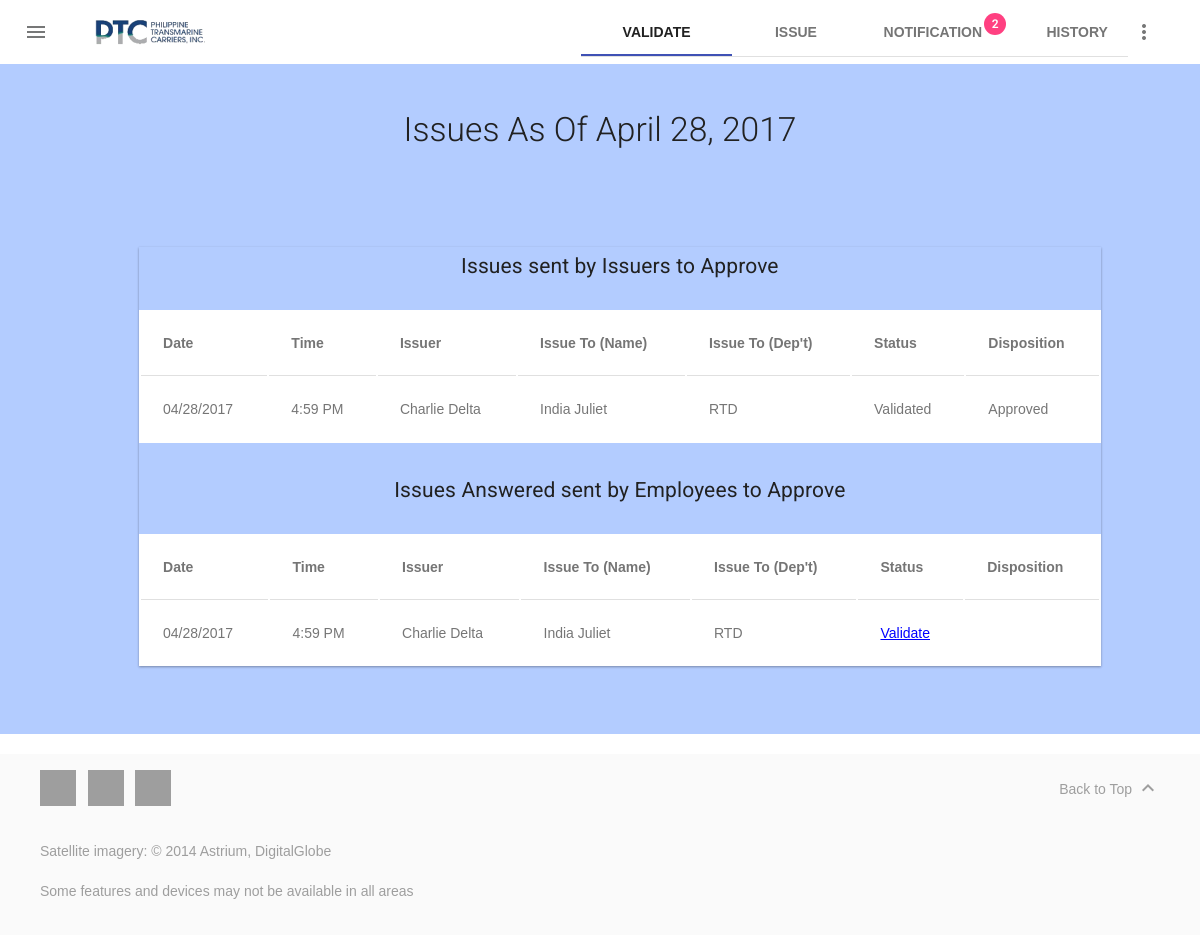
/superior.php (signed in), run on the app's committed database.
### tables this page shows
CREATE TABLE `iss` (
  `ISS_ID` int(11) NOT NULL AUTO_INCREMENT,
  `ISS_SRC` varchar(50) DEFAULT NULL,
  `ISS_FNDNG` varchar(50) DEFAULT NULL,
  `ISS_FNDNG_DSC` longtext,
  `ISS_APPRVL_STS` varchar(50) DEFAULT NULL,
  `ISS_VLDT_STS` varchar(50) DEFAULT NULL,
  `ISS_RSN_FR_DNL` longtext,
  `ISS_DT` date DEFAULT NULL,
  `ISS_TM` time DEFAULT NULL,
  `ISS_USR_ISSR_ID` int(11) DEFAULT NULL,
  `ISS_USR_SPR_ID` int(11) DEFAULT NULL,
  `ISS_USR_CNCRN_ID` int(11) DEFAULT NULL,
  `ISS_CNCRN_ID` int(11) DEFAULT NULL,
  `ISS_DT_CRTD` date DEFAULT NULL,
  `ISS_DT_APPRVD` date DEFAULT NULL,
  PRIMARY KEY (`ISS_ID`),
  KEY `ISS_USR_ID` (`ISS_USR_ISSR_ID`),
  KEY `ISS_USR_SPR_ID` (`ISS_USR_SPR_ID`),
  KEY `ISS_USR_CNCRN_ID` (`ISS_USR_CNCRN_ID`),
  KEY `ISS_CNCRN_ID` (`ISS_CNCRN_ID`)
);

CREATE TABLE `usr` (
  `USR_ID` int(11) unsigned NOT NULL AUTO_INCREMENT,
  `USR_NM` varchar(25) DEFAULT NULL,
  `USR_EML` varchar(25) DEFAULT NULL,
  `USR_DPRTMNT` varchar(25) DEFAULT NULL,
  `USR_ACCNT_ID` int(11) unsigned DEFAULT NULL,
  `USR_ACCNT_TYP_ID` int(11) unsigned DEFAULT NULL,
  PRIMARY KEY (`USR_ID`),
  KEY `U_ACCNT_ID` (`USR_ACCNT_ID`),
  KEY `USR_ACCNT_TYP` (`USR_ACCNT_TYP_ID`)
);

### include/superior_list_validate_history.php (the view, shortened to what this page needs)
<?php
$sql_stmt = 'SELECT * FROM ISS, USR WHERE ISS.ISS_USR_SPR_ID = '. $_SESSION['usr_id'] .' AND ISS.ISS_USR_ISSR_ID=USR.USR_ID ORDER BY ISS.ISS_DT DESC';
if($sql = mysqli_query($con, $sql_stmt)) {
	while ($row = mysqli_fetch_array($sql, MYSQLI_ASSOC)){
		$array[] = $row;
	}
}
$sql_stmt = 'SELECT * FROM ISS, USR WHERE ISS.ISS_USR_SPR_ID = '. $_SESSION['usr_id'] .' AND ISS.ISS_USR_CNCRN_ID=USR.USR_ID ORDER BY ISS.ISS_DT DESC, ISS.ISS_TM DESC';
if($sql = mysqli_query($con, $sql_stmt)) {
	$iter = 0;
	while ($row = mysqli_fetch_array($sql, MYSQLI_ASSOC)) {
		if (empty($row['ISS_APPRVL_STS'])) {
			$apprvl_sts = '';
		} else {
			$apprvl_sts = $row['ISS_APPRVL_STS'];
		}
		if ($row['ISS_VLDT_STS'] == 'VALIDATED') {
			$sts = 'Validated';
		} else if ($row['ISS_APPRVL_STS'] == 'Denied') {
			$sts = 'Validated';
		} else {
			$sts = '<a style="color: blue;" href="'.HTTP_ROOT.'superior-validate-cpar.php?issue_id_to_validate='.$row['ISS_ID'].'">Validate</a>';
		}
		echo '<tr>
				<td data-title="Date">'.date("m/d/Y", strtotime($row['ISS_DT'])).'</td>
				<td data-title="Time">'.date("g:i A", strtotime($row['ISS_TM'])).'</td>
				<td data-title="Issuer">'.$array[$iter]['USR_NM'].'</td>
				<td data-title="Issue Name To">'.$row['USR_NM'].'</td>
				<td data-title="Issue Dept To">'.$row['USR_DPRTMNT'].'</td>
				<td data-title="Status">'.$sts.'</td>
				<td data-title="Disposition">'.$apprvl_sts.'</td>
			</tr>';
		$iter++;
	}
}
?>

### include/superior_list_validate_answer_history.php (shortened to what this page needs)
<?php
$sql_stmt = 'SELECT * FROM ISS, USR WHERE ISS.ISS_USR_SPR_ID = '. $_SESSION['usr_id'] .' AND ISS.ISS_USR_ISSR_ID=USR.USR_ID ORDER BY ISS.ISS_DT DESC';
if($sql = mysqli_query($con, $sql_stmt)) {
	while ($row = mysqli_fetch_array($sql, MYSQLI_ASSOC)){
		$array[] = $row;
	}
}
$sql_stmt = 'SELECT * FROM ISS, USR, ISS_CNCRN WHERE ISS.ISS_USR_SPR_ID = '. $_SESSION['usr_id'] .' AND ISS.ISS_USR_CNCRN_ID=USR.USR_ID AND ISS.ISS_ID=ISS_CNCRN.ISS_CNCRN_ISS_ID ORDER BY ISS.ISS_DT DESC, ISS.ISS_TM DESC';
if($sql = mysqli_query($con, $sql_stmt)) {
	$iter = 0;
	while ($row = mysqli_fetch_array($sql, MYSQLI_ASSOC)) {
		if (empty($row['ISS_APPRVL_STS']) || empty($row['ISS_CNCRN_APPRVL_STS'])) {
			$apprvl_sts = '';
		} else {
			$apprvl_sts = $row['ISS_CNCRN_APPRVL_STS'];
		}
		if ($row['ISS_VLDT_STS'] == 'VALIDATED' && $row['ISS_CNCRN_VLDT_STS'] == 'VALIDATED') {
			$sts = 'Validated';
		} else if ($row['ISS_APPRVL_STS'] == 'Denied' && $row['ISS_CNCRN_APPRVL'] == 'Denied') {
			$sts = 'Validated';
		} else {
			$sts = '<a style="color: blue;" href="'.HTTP_ROOT.'superior-validate-answered-cpar.php?issue_id_to_validate='.$row['ISS_ID'].'&issue_concern_id_to_validate='.$row['ISS_CNCRN_ID'].'">Validate</a>';
		}
		echo '<tr>
				<td data-title="Date">'.date("m/d/Y", strtotime($row['ISS_DT'])).'</td>
				<td data-title="Time">'.date("g:i A", strtotime($row['ISS_TM'])).'</td>
				<td data-title="Issuer">'.$array[$iter]['USR_NM'].'</td>
				<td data-title="Issue Name To">'.$row['USR_NM'].'</td>
				<td data-title="Issue Dept To">'.$row['USR_DPRTMNT'].'</td>
				<td data-title="Status">'.$sts.'</td>
				<td data-title="Disposition">'.$apprvl_sts.'</td>
			</tr>';
		$iter++;
	}
}
?>

### assets/css/header.css (style rules this page uses)
body { margin: 0; }

### assets/css/table.css (style rules this page uses)
*, *:after, *:before { -webkit-box-sizing: border-box; -moz-box-sizing: border-box; box-sizing: border-box; }
.table > thead > tr, .table > tbody > tr, .table > tfoot > tr { -webkit-transition: all 0.3s ease; -o-transition: all 0.3s ease; transition: all 0.3s ease; }
.table > thead > tr > th, .table > tbody > tr > th, .table > tfoot > tr > th, .table > thead > tr > td, .table > tbody > tr > td, .table > tfoot > tr > td { text-align: left; padding: 1.6rem; vertical-align: top; border-top: 0; -webkit-transition: all 0.3s ease; -o-transition: all 0.3s ease; transition: all 0.3s ease; }

### data on the page
iss: ISS_DT "04/28/2017", ISS_TM "4:59 PM", usr.USR_NM "India Juliet", usr.USR_DPRTMNT "RTD", ISS_VLDT_STS "Validated", ISS_APPRVL_STS "Approved"
usr: USR_NM "Charlie Delta"
